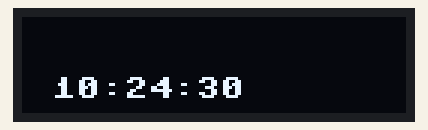
This program was run on a simulated Raspberry Pi Pico running MicroPython. Shown: 128×32 one-colour display. The clock reads 2024-03-15 10:24:30 at power-on unless the program sets it; library files of the repository ran but are not shown: ds3231.py, ssd1306.py; what the program prints to the serial console is not drawn.

Above: at 0.2 s.
At 7.5 s:
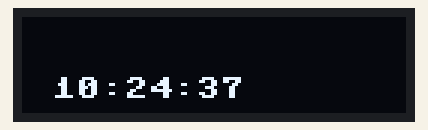
At 12.8 s:
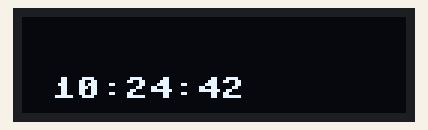
At 19.1 s:
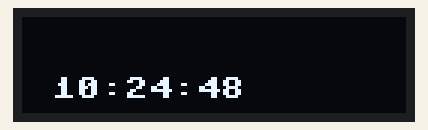
At 28.5 s:
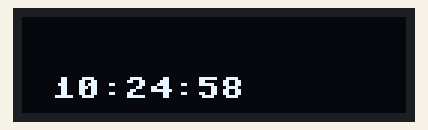
At 39.0 s:
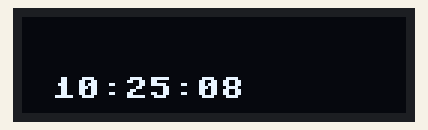

Measured:
- what the display in image 0 shows lasts 1.1 s, from 0.1 s to 1.2 s

The program:

buch2-rpi-pico-kap6-uhr-oled.py
```python
# RPi Pico - Uhr mit OLED
# Datei: buch2-rpi-pico-kap6-uhr-oled.py

#Bibliotheken
import ds3231
from ssd1306 import SSD1306_I2C
import utime

# I2C
sda=machine.Pin(8)
scl=machine.Pin(9)
i2c = machine.I2C(0, scl=scl, sda=sda, freq=100000)

# OLED
oled = SSD1306_I2C(128, 32, i2c)

# Initialisierung
rtc = ds3231.RTC(sda_pin=8, scl_pin=9)

# Zeit lesen und ausgeben
rtc_time = rtc.ReadTime('DIN-1355-1+time')
print(rtc_time)

# Zeit setzen: Sekunde / Minute / Stunde / Wochentag / Tag / Monat / Jahr
#rtc.SetTime(b'\x00\x34\x17\x04\x12\x10\x22')


while True:
    rtc_uhr = rtc.ReadTime('time')
    oled.text(rtc_uhr, 10, 20)
    oled.show()
    utime.sleep(1)
    oled.fill(0)
```
